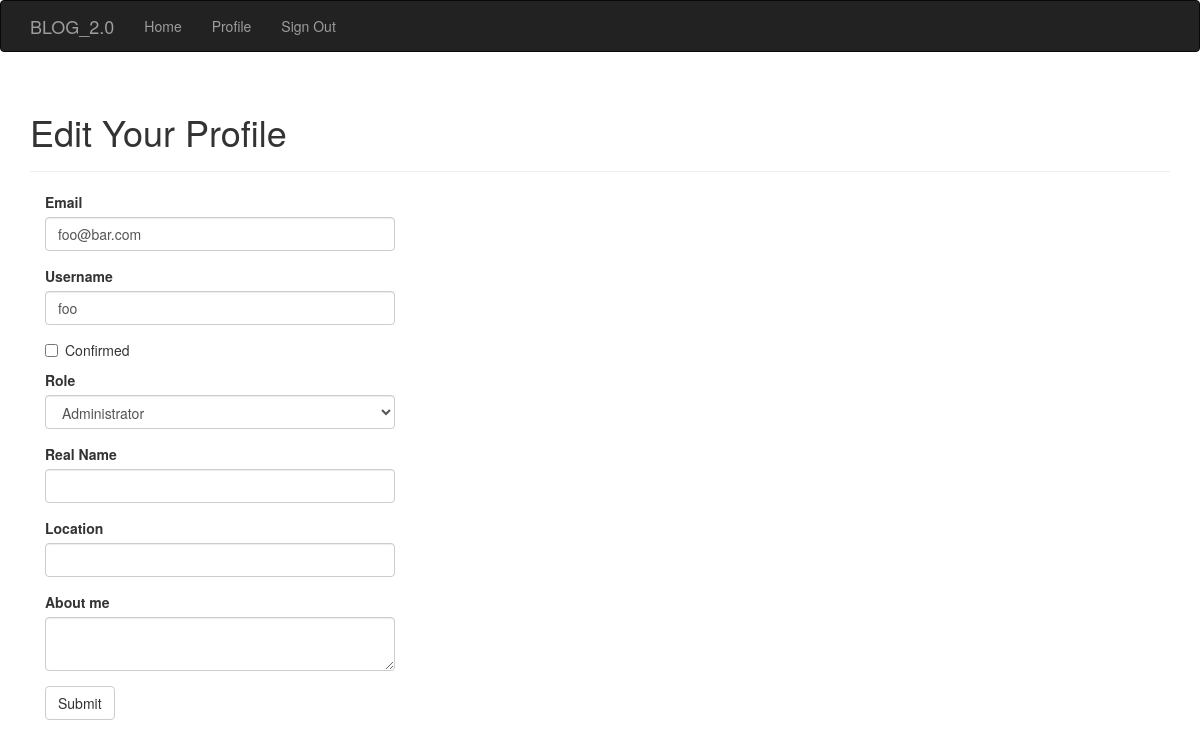
Page /edit_profile/1 (signed in) on the committed database.
### app/models.py (models this page shows, shortened)
class User(UserMixin, db.Model):
    __tablename__ = 'users'
    id = db.Column(db.Integer, primary_key=True)
    email = db.Column(db.String(64), unique=True, index=True)
    username = db.Column(db.String(64), unique=True, index=True)
    name = db.Column(db.String(64))
    location = db.Column(db.String(64))
    about_me = db.Column(db.Text())
    member_since = db.Column(db.DateTime(), default=datetime.utcnow)
    last_seen = db.Column(db.DateTime(), default=datetime.utcnow)
    password_hash = db.Column(db.String(128))
    avatar_hash = db.Column(db.String(32))
    role_id = db.Column(db.Integer, db.ForeignKey('roles.id'))
    confirmed = db.Column(db.Boolean, default=False)
    posts = db.relationship('Post', backref='author', lazy='dynamic')
    def can(self, perm):
        return self.role is not None and self.role.has_permission(perm)
    def ping(self):
        self.last_seen = datetime.utcnow()
        db.session.add(self)
        db.session.commit()
    @property
    def password(self):
        '''
        Password property to prevent reading passwords directly
        '''
        raise AttributeError('Password is not a readable attribute')

### app/main/views.py (the view, shortened to what this page needs)
@main.route('/edit_profile/<int:id>', methods=['GET','POST'])
@login_required
@admin_required
def edit_profile_admin(id):
    user = User.query.get_or_404(id)
    form = EditProfileAdminForm(user=user)
    form.email.data = user.email
    form.username.data = user.username
    form.confirmed.data = user.confirmed
    form.role.data = user.role_id
    form.name.data = user.name
    form.location.data = user.location
    form.about_me.data = user.about_me
    return render_template('edit_profile.html', form=form, user=user)

### app/main/forms.py (shortened to what this page needs)
class EditProfileAdminForm(Form):
    email = StringField('Email', validators=[DataRequired(), Length(1, 64), Email()])
    username = StringField('Username', validators=[
        Length(1, 64), DataRequired(),
        Regexp('^[A-Za-z][A-Za-z0-9_.]*$', 0,
                'Usernames must have only letters, numbers, dots or \
                underscores')])
    confirmed = BooleanField('Confirmed')
    role = SelectField('Role', coerce=int)
    name = StringField('Real Name', validators=[Length(0, 64)])
    location = StringField('Location', validators=[Length(0, 64)])
    about_me = TextAreaField('About me')
    submit = SubmitField('Submit')
    def __init__(self, user, *args, **kwargs):
        super(EditProfileAdminForm, self).__init__(*args, **kwargs)
        self.role.choices = [(role.id, role.name) for role in Role.query.order_by(Role.name).all()]
        self.user = user

### app/auth/views.py (called while the page is built)
@auth.before_app_request
def before_request():
    if current_user.is_authenticated:
        current_user.ping()
        if not current_user.confirmed \
                and request.endpoint \
                and request.blueprint != 'auth' \
                and request.endpoint != 'static':
            return redirect(url_for('auth.unconfirmed'))

### app/main/__init__.py (called while the page is built)
@main.app_context_processor
def inject_permission():
    return dict(Permission=Permission)

### app/models.py (called while the page is built)
@login_manager.user_loader
def load_user(user_id):
    return User.query.get(int(user_id))

    def has_permission(self, perm):
        return self.permissions & perm == perm

### app/templates/edit_profile.html (shortened to what this page needs)
{% extends "base.html" %}
{% import "bootstrap/wtf.html" as wtf %}
{% block page_content %}
<div class="page-header">
    <h1>Edit Your Profile</h1>
</div>
<div class="col-md-4">
    {{ wtf.quick_form(form) }}
</div>
{% endblock %}

### rows in the picture
User: email "foo@bar.com", username "foo", role "Administrator"
